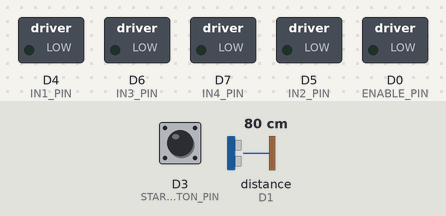
Bench run of a program on a simulated ESP8266 (Wemos D1 mini). Shown: switched loads named in the program (green lamp = pin HIGH). Dashed ring = blinking. The test bench sets the inputs (shaded band); at power-on: D3 (START_BUTTON_PIN) HIGH, distance to the obstacle (sensor on D1) 80 cm. The echo pulse lasts 58.3 µs per cm.

Above: at 0.8 s.
0.9 s: D3 (START_BUTTON_PIN) pulled LOW for 0.15 s
At 1.7 s:
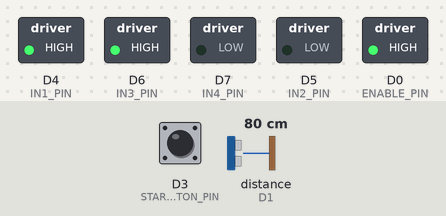
2.5 s: distance to the obstacle (sensor on D1) set to 43 cm
4.0 s: distance to the obstacle (sensor on D1) set to 35 cm
At 4.38 s:
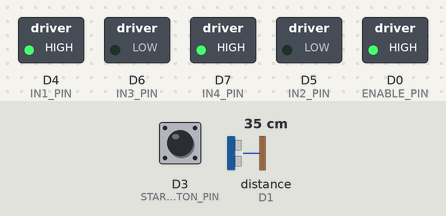
7.0 s: distance to the obstacle (sensor on D1) set to 60 cm
At 7.9 s:
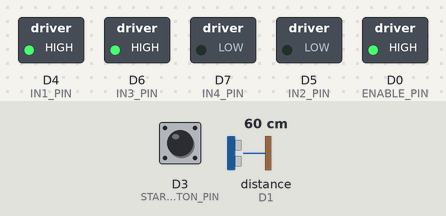
Timing chart, 0 to 9.7 s (numbered marks = the images above; inputs shaded):
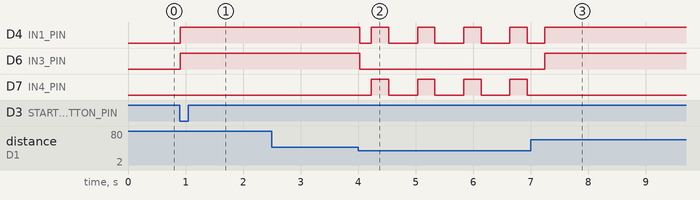

The program:

main.cpp
```cpp
#include <Arduino.h>
#include <NewPing.h>

// ---------------- SETARI ----------------
const int motorSpeed = 600;     // viteza motoare
const int distantaStop = 40;    // distanta la care se opreste (cm)

// ---- Senzor ultrasonic ----
#define TRIG_PIN 15  // Acesta este pinul fizic D8 pe Wemos/NodeMCU
#define ECHO_PIN 5   // Acesta este pinul fizic D1 pe Wemos/NodeMCU
#define MAX_DIST 200

NewPing sonar(TRIG_PIN, ECHO_PIN, MAX_DIST);

// ---- Motoare ----
#define ENABLE_PIN 16 // Pinul fizic D0
#define IN1_PIN 2     // Pinul fizic D4
#define IN2_PIN 14    // Pinul fizic D5
#define IN3_PIN 12    // Pinul fizic D6
#define IN4_PIN 13    // Pinul fizic D7

// MODIFICARE: Am mutat butonul pe D3 pentru a nu se suprapune cu TRIG_PIN
#define START_BUTTON_PIN D3

// ---------------- FUNCTII DE MISCARE ----------------

// Merge inainte
void moveForward() {
  analogWrite(IN1_PIN, motorSpeed);
  analogWrite(IN2_PIN, 0);
  analogWrite(IN3_PIN, motorSpeed);
  analogWrite(IN4_PIN, 0);
}

// Rotire dreapta
void rotateRight() {
  analogWrite(IN1_PIN, motorSpeed);
  analogWrite(IN2_PIN, 0);
  analogWrite(IN3_PIN, 0);
  analogWrite(IN4_PIN, motorSpeed);
}

// Oprire motoare
void stopMotors() {
  analogWrite(IN1_PIN, 0);
  analogWrite(IN2_PIN, 0);
  analogWrite(IN3_PIN, 0);
  analogWrite(IN4_PIN, 0);
}

// ---------------- SETUP ----------------
void setup() {

  pinMode(ENABLE_PIN, OUTPUT);
  pinMode(IN1_PIN, OUTPUT);
  pinMode(IN2_PIN, OUTPUT);
  pinMode(IN3_PIN, OUTPUT);
  pinMode(IN4_PIN, OUTPUT);

  // MODIFICARE: Utilizarea rezistentei interne pull-up specifice ESP8266
  pinMode(START_BUTTON_PIN, INPUT_PULLUP);

  // Asteapta pana se apasa butonul (conectat intre pinul D3 si GND)
  while (digitalRead(START_BUTTON_PIN) == HIGH) {
    // asteapta
  }

  digitalWrite(ENABLE_PIN, HIGH);  // porneste motoarele
}

// ---------------- LOOP ----------------
void loop() {

  int distanta = sonar.ping_cm();

  if (distanta > 0 && distanta < distantaStop) {

    stopMotors();
    delay(200);

    rotateRight();
    delay(300);

    stopMotors();
    delay(200);
  }
  else {
    moveForward();
  }

  delay(100);
}
```

Measured:
- the behaviour switches between 40 and 39 cm on distance to the obstacle (sensor on D1) (found by bisection; images 1 and 2)
- after the input at 0.9 s, D4 (IN1_PIN), D6 (IN3_PIN), D0 (ENABLE_PIN): LOW → HIGH at once
- after the input at 2.5 s, every drawn part: stays the same
- after the input at 4.0 s, D4 (IN1_PIN): HIGH → LOW at once, then repeats every 0.80 s: HIGH 0.30 s, LOW 0.50 s; D6 (IN3_PIN): HIGH → LOW at once; D7 (IN4_PIN): alternates HIGH for 0.30 s and LOW for 0.50 s, starting after 0.23 s
- after the input at 7.0 s, D6 (IN3_PIN): LOW → HIGH after 0.24 s; D7 (IN4_PIN): stops changing and stays LOW
